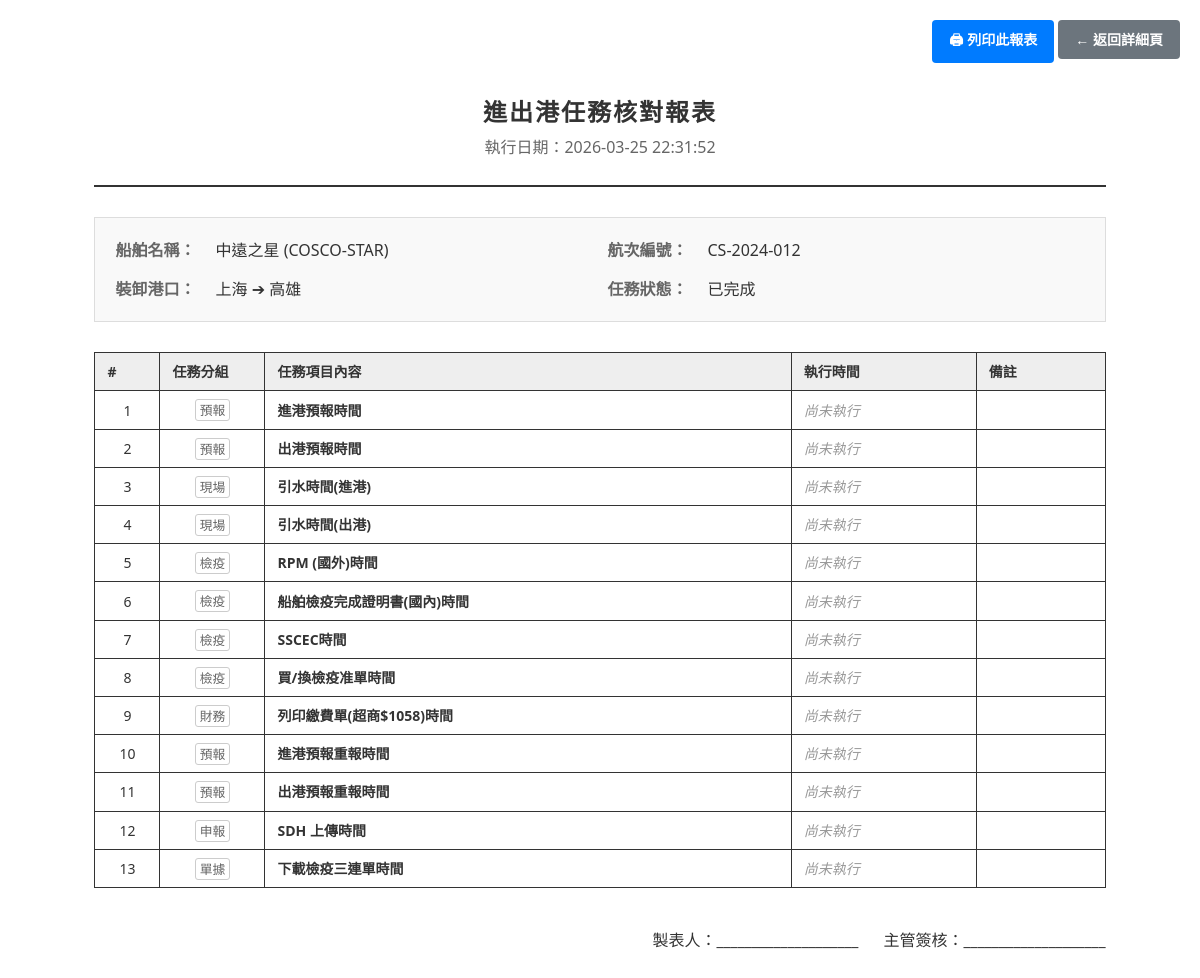
The app's page /voyage-tasks/2/print with its own data.
### models.py (models this page shows)
class Ship(Base):
    __tablename__ = "ships"
    id = Column(Integer, primary_key=True, index=True)
    code = Column(String, unique=True, nullable=False, index=True)
    name = Column(String, nullable=False)
    flag = Column(String)
    ship_type = Column(String)
    created_at = Column(DateTime, default=func.now())
    updated_at = Column(DateTime, default=func.now(), onupdate=func.now())
    voyages = relationship("Voyage", back_populates="ship")

class Voyage(Base):
    __tablename__ = "voyages"
    id = Column(Integer, primary_key=True, index=True)
    voyage_no = Column(String, unique=True, nullable=False, index=True)
    ship_id = Column(Integer, ForeignKey("ships.id"), nullable=False)
    port_of_loading = Column(String)
    port_of_discharge = Column(String)
    etd = Column(Date)
    eta = Column(Date)
    status = Column(String, default="計畫中")  # 計畫中/進行中/已完成
    created_at = Column(DateTime, default=func.now())
    updated_at = Column(DateTime, default=func.now(), onupdate=func.now())
    ship = relationship("Ship", back_populates="voyages")
    invoices = relationship("Invoice", back_populates="voyage")
    task_logs = relationship("VoyageTaskLog", back_populates="voyage")

class VoyageTaskLog(Base):
    __tablename__ = "voyage_task_logs"
    id = Column(Integer, primary_key=True, index=True)
    voyage_id = Column(Integer, ForeignKey("voyages.id"), nullable=False)
    task_id = Column(Integer, ForeignKey("task_categories.id"), nullable=False)
    recorded_time = Column(DateTime) # 實際動作時間
    recorded_by = Column(String) # 執行的使用者
    remarks = Column(String)     # 備註
    created_at = Column(DateTime, default=func.now())
    voyage = relationship("Voyage", back_populates="task_logs")
    task_category = relationship("TaskCategory", back_populates="task_logs")

class TaskCategory(Base):
    __tablename__ = "task_categories"
    id = Column(Integer, primary_key=True, index=True)
    name = Column(String, nullable=False)    # 任務名稱
    task_group = Column(String)             # 分組
    default_fee = Column(Numeric(18, 2), default=0) # 預設規費
    display_order = Column(Integer, default=0)
    is_active = Column(Integer, default=1)   # 1: 啟用, 0: 停用
    created_at = Column(DateTime, default=func.now())
    updated_at = Column(DateTime, default=func.now(), onupdate=func.now())
    task_logs = relationship("VoyageTaskLog", back_populates="task_category")

### routers/voyage_tasks.py (the view)
@router.get("/{voyage_id}/print", response_class=HTMLResponse)
def print_voyage_tasks(
    voyage_id: int,
    request: Request,
    db: Session = Depends(get_db)
):
    voyage = db.query(models.Voyage).filter(models.Voyage.id == voyage_id).first()
    if not voyage:
        return RedirectResponse(url="/voyage-tasks", status_code=303)
    task_logs = (
        db.query(models.VoyageTaskLog)
        .join(models.TaskCategory)
        .filter(models.VoyageTaskLog.voyage_id == voyage_id)
        .order_by(
            models.TaskCategory.display_order,
            models.TaskCategory.task_group,
            models.TaskCategory.name
        )
        .all()
    )
    return templates.TemplateResponse("voyage_tasks/print.html", {
        "request": request,
        "voyage": voyage,
        "task_logs": task_logs,
        "print_date": datetime.now().strftime("%Y-%m-%d %H:%M:%S")
    })

### templates/voyage_tasks/print.html (shortened to what this page needs)
<!DOCTYPE html>
<html lang="zh-TW">
<head>
</head>
<body>
<div class="no-print-area">
    <button class="btn" onclick="window.print()">🖨 列印此報表</button>
    <a href="/voyage-tasks/{{ voyage.id }}" class="btn btn-secondary">← 返回詳細頁</a>
</div>
<div class="report-header">
    <h1>進出港任務核對報表</h1>
    <p style="margin-top:5px; color:#666;">執行日期：{{ print_date }}</p>
</div>
<div class="master-info">
    <div class="info-item">
        <span class="info-label">船舶名稱：</span>
        <span class="info-value">{{ voyage.ship.name }} ({{ voyage.ship.code }})</span>
    </div>
    <div class="info-item">
        <span class="info-label">航次編號：</span>
        <span class="info-value">{{ voyage.voyage_no }}</span>
    </div>
    <div class="info-item">
        <span class="info-label">裝卸港口：</span>
        <span class="info-value">{{ voyage.port_of_loading or '-' }} ➔ {{ voyage.port_of_discharge or '-' }}</span>
    </div>
    <div class="info-item">
        <span class="info-label">任務狀態：</span>
        <span class="info-value">{{ voyage.status }}</span>
    </div>
</div>
<table>
    <thead>
        <tr>
            <th style="width:40px;">#</th>
            <th style="width:80px;">任務分組</th>
            <th>任務項目內容</th>
            <th style="width:160px;">執行時間</th>
            <th>備註</th>
        </tr>
    </thead>
    <tbody>
        {% for log in task_logs %}
        <tr>
            <td style="text-align:center;">{{ loop.index }}</td>
            <td style="text-align:center;">
                <span class="group-badge">{{ log.task_category.task_group or '未分類' }}</span>
            </td>
            <td>
                <strong>{{ log.task_category.name }}</strong>
            </td>
            <td>
                {% if log.recorded_time %}
                    {{ log.recorded_time.strftime('%Y-%m-%d %H:%M') }}
                {% else %}
                    <span style="color:#999; font-style:italic;">尚未執行</span>
                {% endif %}
            </td>
            <td>{{ log.remarks or '' }}</td>
        </tr>
        {% else %}
        <tr>
            <td colspan="5" style="text-align:center;">尚無相關任務紀錄</td>
        </tr>
        {% endfor %}
    </tbody>
</table>
<div style="margin-top:40px; text-align:right;">
    <p>製表人：____________________ &nbsp;&nbsp;&nbsp;&nbsp; 主管簽核：____________________</p>
</div>
</body>
</html>

### templates/voyage_tasks/print.html (style rules this page uses)
body { font-family: "Segoe UI", "Microsoft JhengHei", Arial, sans-serif; color: #333; line-height: 1.5; margin: 0; padding: 2.5cm; }
.no-print-area { position: fixed; top: 20px; right: 20px; z-index: 1000; }
.btn { display: inline-block; padding: 8px 16px; font-size: 14px; font-weight: bold; text-align: center; text-decoration: none; cursor: pointer; border: 1px solid transparent; border-radius: 4px; background-color: #007bff; color: #fff; }
.btn-secondary { background-color: #6c757d; }
.report-header { text-align: center; border-bottom: 2px solid #333; margin-bottom: 30px; padding-bottom: 10px; }
.report-header h1 { margin: 0; font-size: 24px; letter-spacing: 2px; }
.master-info { display: grid; grid-template-columns: 1fr 1fr; gap: 15px; margin-bottom: 30px; background: #f9f9f9; padding: 20px; border: 1px solid #ddd; }
.info-item { display: flex; }
.info-label { width: 100px; font-weight: bold; color: #666; }
.info-value { flex: 1; font-weight: 500; }
table { width: 100%; border-collapse: collapse; font-size: 14px; }
th, td { border: 1px solid #333; padding: 8px 12px; text-align: left; }
th { background-color: #eee; font-weight: bold; }
.group-badge { font-size: 0.8rem; color: #666; border: 1px solid #ccc; padding: 1px 4px; border-radius: 3px; }

### records on screen
Ship: ship.name "中遠之星", ship.code "COSCO-STAR"
Voyage: voyage_no "CS-2024-012", port_of_loading "上海", port_of_discharge "高雄", status "已完成"
VoyageTaskLog: task_category "預報", task_category.name "進港預報時間", shows "尚未執行"
VoyageTaskLog: task_category "預報", task_category.name "出港預報時間", shows "尚未執行"
VoyageTaskLog: task_category "現場", task_category.name "引水時間(進港)", shows "尚未執行"
VoyageTaskLog: task_category "現場", task_category.name "引水時間(出港)", shows "尚未執行"
VoyageTaskLog: task_category "檢疫", task_category.name "RPM (國外)時間", shows "尚未執行"
VoyageTaskLog: task_category "檢疫", task_category.name "船舶檢疫完成證明書(國內)時間", shows "尚未執行"
VoyageTaskLog: task_category "檢疫", task_category.name "SSCEC時間", shows "尚未執行"
VoyageTaskLog: task_category "檢疫", task_category.name "買/換檢疫准單時間", shows "尚未執行"
VoyageTaskLog: task_category "財務", task_category.name "列印繳費單(超商$1058)時間", shows "尚未執行"
VoyageTaskLog: task_category "預報", task_category.name "進港預報重報時間", shows "尚未執行"
VoyageTaskLog: task_category "預報", task_category.name "出港預報重報時間", shows "尚未執行"
VoyageTaskLog: task_category "申報", task_category.name "SDH 上傳時間", shows "尚未執行"
VoyageTaskLog: task_category "單據", task_category.name "下載檢疫三連單時間", shows "尚未執行"

### other values on screen
{{ print_date }} "2026-03-25 22:31:52"
